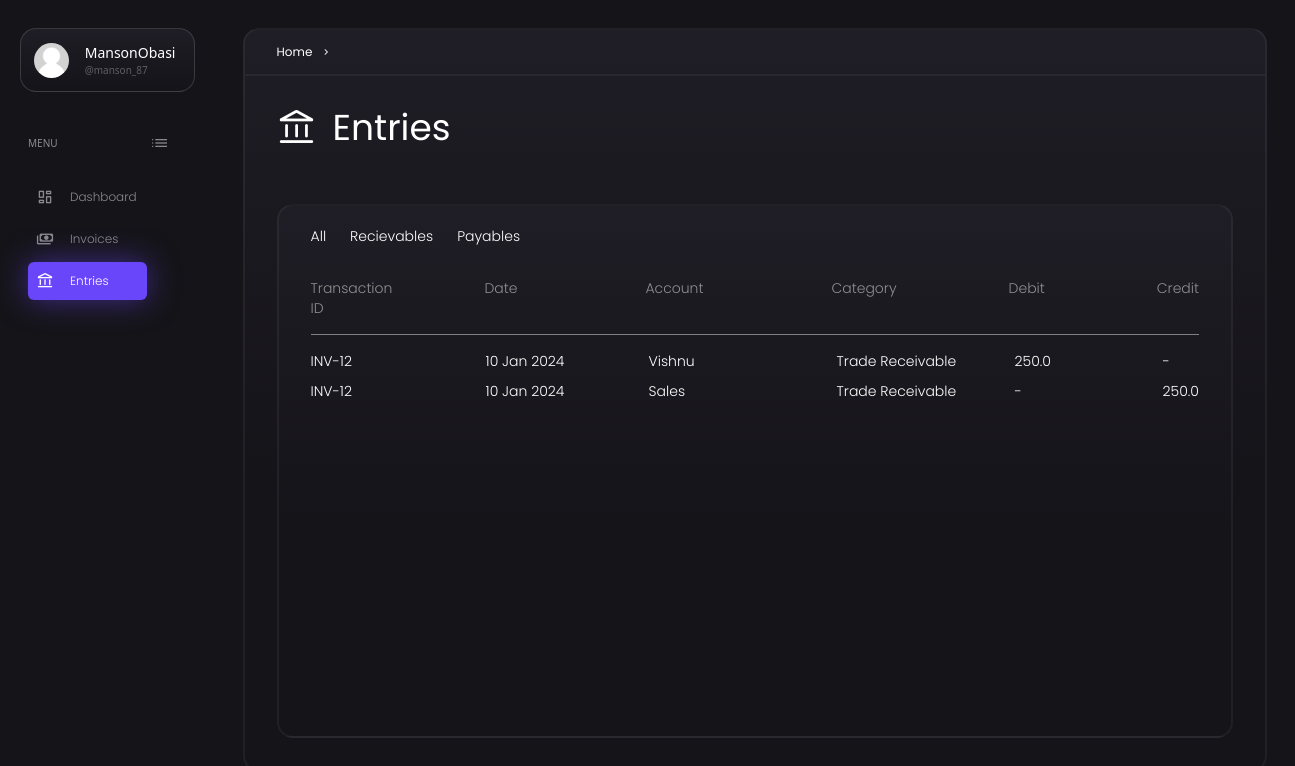
The app's page /entries/ with its own data.
### website/models.py (models this page shows, shortened)
class Entry(models.Model):
    transaction_id = models.IntegerField()
    start_date = models.DateField()
    debit_account_name = models.CharField(max_length=255)
    credit_account_name = models.CharField(max_length=255)
    category = models.CharField(max_length=255)
    amount = models.FloatField()

### website/views.py (the view)
# urls.py: path('entries/', views.entries, name='entries'),
def entries(request):
    current_index = 2
    entries = Entry.objects.all()
    context = nav_context(current_index)
    if len(entries) > 0:
        context['entries'] = entries
    return render(request, 'entries.html', context)

### website/views.py (called while the page is built)
def nav_context(index: int):
    pages_list = ['Dashboard', 'Invoices', 'Entries']
    icons_list = ['dashboard', 'payments', 'account_balance']
    context = {
        'page_icon_pairs': zip(pages_list, icons_list),
        'current_page': pages_list[index],
        'current_icon': icons_list[index],
    }
    return context

### website/templates/entries.html (shortened to what this page needs)
{% extends 'base.html' %}
{% block content %}
<div style="background: linear-gradient(to top, #151419 40%, #1F1D25 100%);" class="py-5 px-8 grow mx-8 mb-8 mt-14 rounded-2xl border-2 border-white border-opacity-5">
    <div class="font-light text-sm flex gap-6">
        <span>All</span>
        <span>Recievables</span>
        <span>Payables</span>
    </div>
        <div class="flex font-light text-sm opacity-50 mt-8">
            <span>Transaction ID</span>
            <span class="ml-20">Date</span>
            <span class="ml-32">Account</span>
            <span class="ml-32">Category</span>
            <span class="ml-28">Debit</span>
            <span class="ml-28">Credit</span>
        </div>
        <hr class="opacity-50 mt-4">
        <div class="text-sm font-light mt-4 grid grid-cols-[175px_163px_188px_178px_148px_1fr] auto-rows-[30px]">
            {% if entries %}
            {% for entry in entries %}
                    <span>INV-{{ entry.transaction_id }}</span>
                    <span>{{ entry.start_date|date:"d M Y" }}</span>
                    <span>{{ entry.debit_account_name }}</span>
                    <span>{{ entry.category }}</span>
                    <span>{{ entry.amount }}</span>
                    <span>-</span>
                    <span>INV-{{ entry.transaction_id }}</span>
                    <span>{{ entry.start_date|date:"d M Y" }}</span>
                    <span>{{ entry.credit_account_name }}</span>
                    <span>{{ entry.category }}</span>
                    <span>-</span>
                    <span>{{ entry.amount }}</span>
            {% endfor %}
            {% endif %}
        </div>
    </div>
</div>
{% endblock %}

### records on screen
Entry: transaction_id "12", start_date "10 Jan 2024", debit_account_name "Vishnu", category "Trade Receivable", amount "250.0", credit_account_name "Sales"

### other values on screen
{{ page_name }} "Dashboard" "Invoices" "Entries"
{{ current_page }} "Entries"
